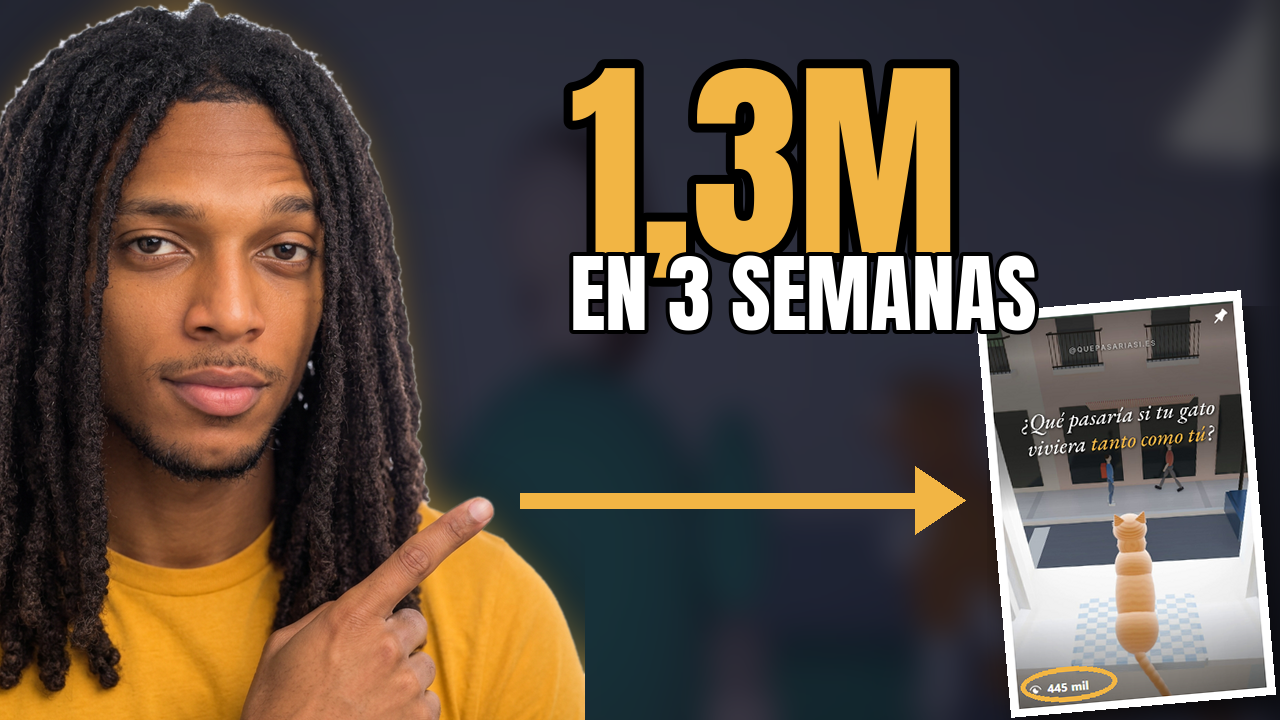

This chart was generated by the following Python code:
import sys
from PIL import Image, ImageDraw, ImageFilter, ImageFont, ImageOps
U='/root/.claude/uploads/dbabd36d-2931-58e9-88aa-0e1625a34493/'
S=sys.argv[1]; F=S+'/fonts/Anton.ttf'
W,H=1280,720; GOLD=(242,181,68)

# fondo: frame del reel desenfocado y oscurecido
bg=ImageOps.fit(Image.open(U+'d0f4ab9b-image.png').convert('RGB'),(W,H)).filter(ImageFilter.GaussianBlur(14))
bg=Image.blend(bg,Image.new('RGB',(W,H),(8,10,20)),0.62)

# persona: quitar fondo blanco conectado a los bordes
p=Image.open(U+'e52679cf-image.png').convert('RGB')
m=p.convert('L').point(lambda v:255 if v>232 else 0)
for xy in [(0,0),(p.width-1,0),(p.width-1,p.height//2)]:
    if m.getpixel(xy)==255: ImageDraw.floodfill(m,xy,128)
a=m.point(lambda v:0 if v==128 else 255).filter(ImageFilter.MinFilter(3)).filter(ImageFilter.GaussianBlur(1.2))
p.putalpha(a)
assert a.getpixel((5,5))==0 and a.getpixel((450,700))==255, 'recorte fallido'
sc=820/p.height; p=p.resize((int(p.width*sc),820),Image.LANCZOS)
# halo amarillo detrás de la persona
glow=Image.new('RGBA',(W,H),(0,0,0,0)); g=p.split()[3].filter(ImageFilter.GaussianBlur(25))
glow.paste(Image.new('RGBA',p.size,GOLD+(200,)),(-30,0),g)
bg=Image.alpha_composite(bg.convert('RGBA'),glow); bg.alpha_composite(p,(-30,0))

# captura del reel con borde, giro y sombra
c=Image.open(U+'e8d656db-image.png').convert('RGB'); c=c.resize((int(c.width*390/c.height),390),Image.LANCZOS)
ImageDraw.Draw(c).ellipse((4,352,100,386),outline=GOLD,width=5)
c=ImageOps.expand(c,8,fill='white').convert('RGBA').rotate(5,expand=True,resample=Image.BICUBIC)
sh=Image.new('RGBA',c.size,(0,0,0,0)); sh.putalpha(c.split()[3].point(lambda v:v*0.7).filter(ImageFilter.GaussianBlur(14)))
cx,cy=975,290; bg.alpha_composite(sh,(cx+12,cy+16)); bg.alpha_composite(c,(cx,cy))

d=ImageDraw.Draw(bg)
# flecha del dedo a la captura
d.line([(520,500),(930,500)],fill=GOLD,width=16); d.polygon([(965,500),(915,466),(915,534)],fill=GOLD)

# texto
def txt(s,xy,size,fill):
    f=ImageFont.truetype(F,size); d.text(xy,s,font=f,fill=fill,stroke_width=max(4,size//22),stroke_fill='black')
txt('1,3M',(570,0),215,GOLD)
txt('EN 3 SEMANAS',(570,228),86,'white')
bg.convert('RGB').save(S+'/miniatura_v2.png')
